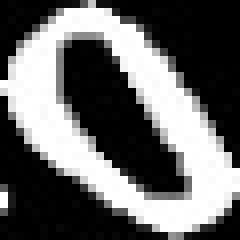
#> input picture label/1537152672896760_0.jpg, 30 x 30 px, given as the content of the folder test, which was not available (shown 8 times larger)
$ python code_auto.py   (older library calls are emulated)
#> lines starting #> are read from the running program, lines starting #| are printed output that depends on the picture; after the words box and inside, x2 and y2 are one past the last pixel; in counts of white or black regions, pixels touching at a corner belong together; pictures that were not available may be replaced by others from this repository, and a replacement may not be noted
#> in test_data, im is the input picture: shape (30, 30, 3); min 0, max 255, mean 103
import glob
import sys
import os
import time
import numpy as np
import cv2

TRAIN_DIR = "./train"
TEST_DIR = "./test"


# convert contours to boxes
# each box is a rectangle consisting of 4 points
# if there is connected characters, split the contour
def get_rect_box(contours):
    ws = []
    valid_contours = []
    for contour in contours:
        x, y, w, h = cv2.boundingRect(contour)
        if w < 7:
            continue
        valid_contours.append(contour)
        ws.append(w)

    w_min = min(ws)
    w_max = max(ws)

    result = []
    if len(valid_contours) == 4:
        for contour in valid_contours:
            x, y, w, h = cv2.boundingRect(contour)
            box = np.int0([[x, y], [x + w, y], [x + w, y + h], [x, y + h]])
            result.append(box)
    elif len(valid_contours) == 3:
        for contour in valid_contours:
            x, y, w, h = cv2.boundingRect(contour)
            if w == w_max:
                box_left = np.int0([[x, y], [x + w / 2, y], [x + w / 2, y + h], [x, y + h]])
                box_right = np.int0([[x + w / 2, y], [x + w, y], [x + w, y + h], [x + w / 2, y + h]])
                result.append(box_left)
                result.append(box_right)
            else:
                box = np.int0([[x, y], [x + w, y], [x + w, y + h], [x, y + h]])
                result.append(box)
    elif len(valid_contours) == 2:
        for contour in valid_contours:
            x, y, w, h = cv2.boundingRect(contour)
            if w == w_max and w_max >= w_min * 2:
                box_left = np.int0([[x, y], [x + w / 3, y], [x + w / 3, y + h], [x, y + h]])
                box_mid = np.int0([[x + w / 3, y], [x + w * 2 / 3, y], [x + w * 2 / 3, y + h], [x + w / 3, y + h]])
                box_right = np.int0([[x + w * 2 / 3, y], [x + w, y], [x + w, y + h], [x + w * 2 / 3, y + h]])
                result.append(box_left)
                result.append(box_mid)
                result.append(box_right)
            elif w_max < w_min * 2:
                box_left = np.int0([[x, y], [x + w / 2, y], [x + w / 2, y + h], [x, y + h]])
                box_right = np.int0([[x + w / 2, y], [x + w, y], [x + w, y + h], [x + w / 2, y + h]])
                result.append(box_left)
                result.append(box_right)
            else:
                box = np.int0([[x, y], [x + w, y], [x + w, y + h], [x, y + h]])
                result.append(box)
    elif len(valid_contours) == 1:
        contour = valid_contours[0]
        x, y, w, h = cv2.boundingRect(contour)
        box0 = np.int0([[x, y], [x + w / 4, y], [x + w / 4, y + h], [x, y + h]])
        box1 = np.int0([[x + w / 4, y], [x + w * 2 / 4, y], [x + w * 2 / 4, y + h], [x + w / 4, y + h]])
        box2 = np.int0([[x + w * 2 / 4, y], [x + w * 3 / 4, y], [x + w * 3 / 4, y + h], [x + w * 2 / 4, y + h]])
        box3 = np.int0([[x + w * 3 / 4, y], [x + w, y], [x + w, y + h], [x + w * 3 / 4, y + h]])
        result.extend([box0, box1, box2, box3])
    elif len(valid_contours) > 4:
        for contour in valid_contours:
            x, y, w, h = cv2.boundingRect(contour)
            box = np.int0([[x, y], [x + w, y], [x + w, y + h], [x, y + h]])
            result.append(box)
    result = sorted(result, key=lambda x: x[0][0])
    return result


# process image including denoise, thresholding
def process_im(im):
    rows, cols, ch = im.shape
#> rows = 30; cols = 30; ch = 3
    im_gray = cv2.cvtColor(im, cv2.COLOR_BGR2GRAY)
    ret, im_inv = cv2.threshold(im_gray, 50, 255, cv2.THRESH_BINARY_INV)
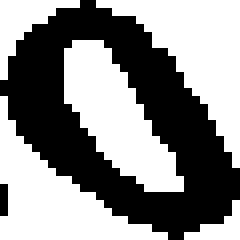
#> im_inv: shape (30, 30) (shown 8 times larger); 54.3% white; 2 black regions (1 under 20 px), largest, box (x1, y1, x2, y2) and area: (0, 0, 30, 30) 407
    kernel = 1 / 16 * np.array([[1, 2, 1], [2, 4, 2], [1, 2, 1]])
    im_blur = cv2.filter2D(im_inv, -1, kernel)
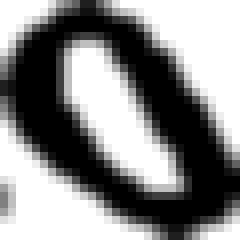
#> im_blur: shape (30, 30) (shown 8 times larger); min 0, max 255, mean 137.5
    ret, im_res = cv2.threshold(im_blur, 50, 255, cv2.THRESH_BINARY)
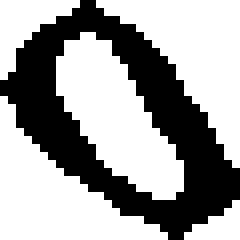
#> im_res: shape (30, 30) (shown 8 times larger); 62.9% white; 1 black region
    return im_res


# split captcha code into single characters
# [74 lines left out: functions split_code, split_all, label_data, analyze_label, not called in this run]


# load all data in training set
def load_data():
    filenames = os.listdir("label")
    samples = np.empty((0, 900))
    labels = []
    for filename in filenames:
        filepath = os.path.join("label", filename)
        label = filename.split(".")[0].split("_")[-1]
        labels.append(label)
        im = cv2.imread(filepath, cv2.IMREAD_GRAYSCALE)
        sample = im.reshape((1, 900)).astype(np.float32)
        samples = np.append(samples, sample, 0)
    samples = samples.astype(np.float32)
    unique_labels = list(set(labels))
    unique_ids = list(range(len(unique_labels)))
    label_id_map = dict(zip(unique_labels, unique_ids))
    id_label_map = dict(zip(unique_ids, unique_labels))
    label_ids = list(map(lambda x: label_id_map[x], labels))
    label_ids = np.array(label_ids).reshape((-1, 1)).astype(np.float32)
    return [samples, label_ids, id_label_map]


# identify captcha image
def get_code(im):
    [samples, label_ids, id_label_map] = load_data()
    model = cv2.ml.KNearest_create()
    model.train(samples, cv2.ml.ROW_SAMPLE, label_ids)

    im_res = process_im(im)
    im2, contours, hierarchy = cv2.findContours(im_res, cv2.RETR_EXTERNAL, cv2.CHAIN_APPROX_SIMPLE)
#> contours = 5 contours, 1 with area under 20; largest, box (x1, y1, x2, y2) and area: (7, 4, 23, 25) 150, (12, 0, 30, 21) 134, (0, 12, 21, 30) 132, (0, 0, 10, 10) 30

    boxes = get_rect_box(contours)
#> the loop in get_rect_box, `for contour in contours:` made 5 passes
#> (x, y, w, h) on passes 1 to 5: (23, 25, 7, 5), (0, 12, 21, 18), (7, 4, 16, 21), (12, 0, 18, 21), (0, 0, 10, 10)
#> after the loop in get_rect_box, `for contour in contours:`: valid_contours has the same summary as contours in get_code; ws = [7, 21, 16, 18, 10]
#> in get_rect_box, `w_min = min(ws)`: w_min = 7
#> in get_rect_box, `w_max = max(ws)`: w_max = 21
#> the loop in get_rect_box, `for contour in valid_contours:` made 5 passes
#> (x, y, w, h, box) on passes 1 to 5: (23, 25, 7, 5, [[23, 25], [30, 25], [30, 30], [23, 30]]), (0, 12, 21, 18, [[0, 12], [21, 12], [21, 30], [0, 30]]), (7, 4, 16, 21, [[7, 4], [23, 4], [23, 25], [7, 25]]), (12, 0, 18, 21, [[12, 0], [30, 0], [30, 21], [12, 21]]), (0, 0, 10, 10, [[0, 0], [10, 0], [10, 10], [0, 10]])
#> after the loop in get_rect_box, `for contour in valid_contours:`: result = [[[23, 25], [30, 25], [30, 30], [23, 30]], [[0, 12], [21, 12], [21, 30], [0, 30]], [[7, 4], [23, 4], [23, 25], [7, 25]], [[12, 0], [30, 0], [30, 21], [12, 21]], [[0, 0], [10, 0], [10, 10], [0, 10]]]
#> in get_rect_box, `result = sorted(result, key=lambda x: x[0][0])`: result = [[[0, 12], [21, 12], [21, 30], [0, 30]], [[0, 0], [10, 0], [10, 10], [0, 10]], [[7, 4], [23, 4], [23, 25], [7, 25]], [[12, 0], [30, 0], [30, 21], [12, 21]], [[23, 25], [30, 25], [30, 30], [23, 30]]]
#> boxes has the same summary as result in get_rect_box
    if len(boxes) != 4:
        print("cannot get code")

    result = []
    for box in boxes:
        roi = im_res[box[0][1]:box[3][1], box[0][0]:box[1][0]]
        roistd = cv2.resize(roi, (30, 30))
        sample = roistd.reshape((1, 900)).astype(np.float32)
        ret, results, neighbours, distances = model.findNearest(sample, k=3)
        label_id = int(results[0, 0])
        label = id_label_map[label_id]
        result.append(label)
#> this loop made 5 passes
#> (box, neighbours, distances) on passes 1 to 5: ([[0, 12], [21, 12], [21, 30], [0, 30]], [[0, 0, 0]], [[25472728, 25472728, 25472728]]), ([[0, 0], [10, 0], [10, 10], [0, 10]], [[0, 0, 0]], [[23363996, 23363996, 23363996]]), ([[7, 4], [23, 4], [23, 25], [7, 25]], [[1, 0, 0]], [[17910526, 21293932, 21293932]]), ([[12, 0], [30, 0], [30, 21], [12, 21]], [[0, 0, 0]], [[27645838, 27645838, 27645838]]), ([[23, 25], [30, 25], [30, 30], [23, 30]], [[1, 0, 0]], [[25653472, 27510924, 27510924]])
#> pass 1, in get_code, `roistd = cv2.resize(roi, (30, 30))`:
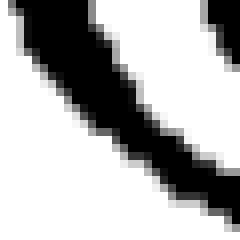
#> roistd: shape (30, 30) (shown 8 times larger); min 0, max 255, mean 178.6
#> pass 2, in get_code, `roistd = cv2.resize(roi, (30, 30))`:
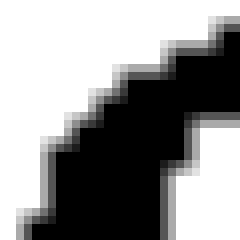
#> roistd: shape (30, 30) (shown 8 times larger); min 0, max 255, mean 147.9
#> pass 3, in get_code, `roistd = cv2.resize(roi, (30, 30))`:
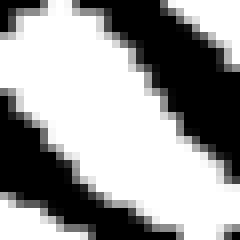
#> roistd: shape (30, 30) (shown 8 times larger); min 0, max 255, mean 154.6
    return result


# identify captcha image in test set
def test_data():
    test_files = os.listdir("test")
    total = 0
    correct = 0
    for filename in test_files:
        filepath = os.path.join("test", filename)
        im = cv2.imread(filepath)
        preds = get_code(im)
        chars = filename.split(".")[0]
        print(chars, preds)
        for i in range(len(chars)):
            if chars[i] == preds[i]:
                correct += 1
            total += 1
    print(correct / total)


if __name__ == "__main__":
    #1.
    #split_all()
    #2.
    #label_data()
    #3.
#> (the run stopped early here; a loop or call above may not have finished)

$ run again, on label/1537152963072405_3.jpg
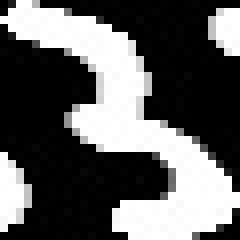
#> input picture label/1537152963072405_3.jpg, 30 x 30 px, given as the content of the folder test, which was not available (shown 8 times larger)
#> in test_data, im is the input picture: shape (30, 30, 3); min 0, max 255, mean 95.4
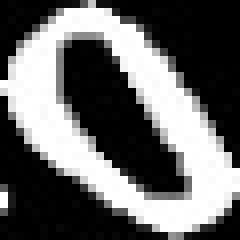
#> input picture label/1537152672896760_0.jpg, 30 x 30 px (shown 8 times larger)
#> in load_data, im is the input picture: shape (30, 30); min 0, max 255, mean 103
#> im_inv: shape (30, 30); 60.9% white; 3 black regions, box (x1, y1, x2, y2) and area: (0, 0, 30, 30) 304, (0, 19, 4, 29) 28, (26, 1, 30, 7) 20
#> im_res: shape (30, 30); 69.2% white; 3 black regions (1 under 20 px)
#> contours = 3 contours, 1 with area under 20; largest, box (x1, y1, x2, y2) and area: (0, 0, 22, 30) 306, (5, 0, 30, 24) 216
#> the loop in get_rect_box, `for contour in contours:` made 3 passes
#> (x, y, w, h) on passes 1 to 3: (25, 26, 5, 4), (5, 0, 25, 24), (0, 0, 22, 30)
#> after the loop in get_rect_box, `for contour in contours:`: valid_contours = 2 contours; box (x1, y1, x2, y2) and area: (0, 0, 22, 30) 306, (5, 0, 30, 24) 216; ws = [25, 22]
#> w_min = 22
#> w_max = 25
#> the loop in get_rect_box, `for contour in valid_contours:` made 2 passes
#> (x, y, w, h, box_left, box_right) on passes 1 to 2: (5, 0, 25, 24, [[5, 0], [17, 0], [17, 24], [5, 24]], [[17, 0], [30, 0], [30, 24], [17, 24]]), (0, 0, 22, 30, [[0, 0], [11, 0], [11, 30], [0, 30]], [[11, 0], [22, 0], [22, 30], [11, 30]])
#> after the loop in get_rect_box, `for contour in valid_contours:`: result = [[[5, 0], [17, 0], [17, 24], [5, 24]], [[17, 0], [30, 0], [30, 24], [17, 24]], [[0, 0], [11, 0], [11, 30], [0, 30]], [[11, 0], [22, 0], [22, 30], [11, 30]]]
#> in get_rect_box, `result = sorted(result, key=lambda x: x[0][0])`: result = [[[0, 0], [11, 0], [11, 30], [0, 30]], [[5, 0], [17, 0], [17, 24], [5, 24]], [[11, 0], [22, 0], [22, 30], [11, 30]], [[17, 0], [30, 0], [30, 24], [17, 24]]]
#> boxes has the same summary as result in get_rect_box
#> the loop in get_code, `for box in boxes:` made 4 passes
#> (box, neighbours, distances) on passes 1 to 4: ([[0, 0], [11, 0], [11, 30], [0, 30]], [[1, 0, 0]], [[23914404, 26601528, 26601528]]), ([[5, 0], [17, 0], [17, 24], [5, 24]], [[1, 2, 0]], [[23663208, 28289492, 29699052]]), ([[11, 0], [22, 0], [22, 30], [11, 30]], [[0, 0, 0]], [[30787052, 30787052, 30787052]]), ([[17, 0], [30, 0], [30, 24], [17, 24]], [[1, 0, 0]], [[25195558, 27501038, 27501038]])
#> pass 3, in get_code, `roistd = cv2.resize(roi, (30, 30))`:
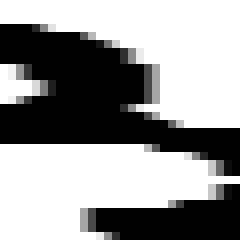
#> roistd: shape (30, 30) (shown 8 times larger); min 0, max 255, mean 151.5

$ run again, on label/1537152963103654_8.jpg
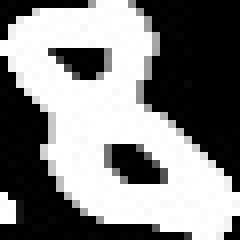
#> input picture label/1537152963103654_8.jpg, 30 x 30 px, given as the content of the folder test, which was not available (shown 8 times larger)
#> in test_data, im is the input picture: shape (30, 30, 3); min 0, max 255, mean 130.2
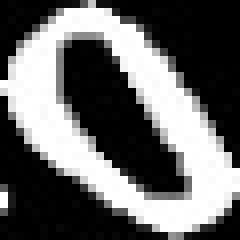
#> input picture label/1537152672896760_0.jpg, 30 x 30 px (shown 8 times larger)
#> in load_data, im is the input picture: shape (30, 30); min 0, max 255, mean 103
#> im_inv: shape (30, 30); 46.2% white; 6 white regions (3 under 20 px), largest, box (x1, y1, x2, y2) and area: (17, 0, 30, 24) 203, (0, 7, 23, 30) 152, (14, 18, 20, 23) 21
#> im_res: shape (30, 30); 54.3% white; 2 black regions (1 under 20 px)
#> contours = 6 contours, 3 with area under 20; largest, box (x1, y1, x2, y2) and area: (17, 0, 30, 24) 190, (0, 7, 23, 30) 142, (13, 17, 20, 24) 22
#> the loop in get_rect_box, `for contour in contours:` made 6 passes
#> (x, y, w, h) on passes 2 to 6: (13, 17, 7, 7), (0, 7, 23, 23), (7, 5, 7, 5), (17, 0, 13, 24), (0, 0, 11, 5)
#> after the loop in get_rect_box, `for contour in contours:`: valid_contours = 5 contours, 2 with area under 20; largest, box (x1, y1, x2, y2) and area: (17, 0, 30, 24) 190, (0, 7, 23, 30) 142, (13, 17, 20, 24) 22; ws = [7, 23, 7, 13, 11]
#> w_min = 7
#> w_max = 23
#> the loop in get_rect_box, `for contour in valid_contours:` made 5 passes
#> (x, y, w, h, box) on passes 1 to 5: (13, 17, 7, 7, [[13, 17], [20, 17], [20, 24], [13, 24]]), (0, 7, 23, 23, [[0, 7], [23, 7], [23, 30], [0, 30]]), (7, 5, 7, 5, [[7, 5], [14, 5], [14, 10], [7, 10]]), (17, 0, 13, 24, [[17, 0], [30, 0], [30, 24], [17, 24]]), (0, 0, 11, 5, [[0, 0], [11, 0], [11, 5], [0, 5]])
#> after the loop in get_rect_box, `for contour in valid_contours:`: result = [[[13, 17], [20, 17], [20, 24], [13, 24]], [[0, 7], [23, 7], [23, 30], [0, 30]], [[7, 5], [14, 5], [14, 10], [7, 10]], [[17, 0], [30, 0], [30, 24], [17, 24]], [[0, 0], [11, 0], [11, 5], [0, 5]]]
#> in get_rect_box, `result = sorted(result, key=lambda x: x[0][0])`: result = [[[0, 7], [23, 7], [23, 30], [0, 30]], [[0, 0], [11, 0], [11, 5], [0, 5]], [[7, 5], [14, 5], [14, 10], [7, 10]], [[13, 17], [20, 17], [20, 24], [13, 24]], [[17, 0], [30, 0], [30, 24], [17, 24]]]
#> boxes has the same summary as result in get_rect_box
#> the loop in get_code, `for box in boxes:` made 5 passes
#> (box, ret, results, neighbours, distances, label_id) on passes 1 to 4: ([[0, 7], [23, 7], [23, 30], [0, 30]], 0, [0], [[0, 0, 0]], [[27818544, 27818544, 27818544]], 0), ([[0, 0], [11, 0], [11, 5], [0, 5]], 0, [0], [[0, 0, 0]], [[25640508, 25640508, 25640508]], 0), ([[7, 5], [14, 5], [14, 10], [7, 10]], 0, [0], [[1, 0, 0]], [[16446920, 19889214, 19889214]], 0), ([[13, 17], [20, 17], [20, 24], [13, 24]], 0, [0], [[0, 0, 0]], [[13999120, 13999120, 13999120]], 0)
#> pass 3, in get_code, `roistd = cv2.resize(roi, (30, 30))`:
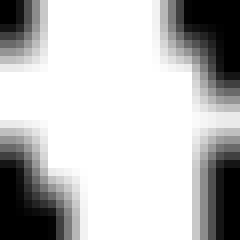
#> roistd: shape (30, 30) (shown 8 times larger); min 0, max 255, mean 189.5

$ run again, on label/1537152989826361_2.jpg
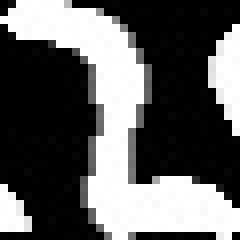
#> input picture label/1537152989826361_2.jpg, 30 x 30 px, given as the content of the folder test, which was not available (shown 8 times larger)
#> in test_data, im is the input picture: shape (30, 30, 3); min 0, max 255, mean 95.7
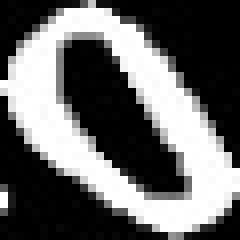
#> input picture label/1537152672896760_0.jpg, 30 x 30 px (shown 8 times larger)
#> in load_data, im is the input picture: shape (30, 30); min 0, max 255, mean 103
#> im_inv: shape (30, 30); 59.2% white; 3 black regions (1 under 20 px), largest, box (x1, y1, x2, y2) and area: (0, 0, 30, 30) 313, (26, 3, 30, 17) 37
#> im_res: shape (30, 30); 68.2% white; 3 black regions (1 under 20 px)
#> contours = 4 contours, 2 with area under 20; largest, box (x1, y1, x2, y2) and area: (9, 0, 30, 26) 260, (0, 0, 13, 30) 253
#> the loop in get_rect_box, `for contour in contours:` made 4 passes
#> (x, y, w, h) on passes 1, 3, 4: (29, 29, 1, 1), (9, 0, 21, 26), (0, 0, 13, 30)
#> after the loop in get_rect_box, `for contour in contours:`: valid_contours = 3 contours, 1 with area under 20; largest, box (x1, y1, x2, y2) and area: (9, 0, 30, 26) 260, (0, 0, 13, 30) 253; ws = [10, 21, 13]
#> w_min = 10
#> w_max = 21
#> the loop in get_rect_box, `for contour in valid_contours:` made 3 passes
#> (contour, x, y, w, h, box) on pass 1: ([[18, 28], [17, 29], [26, 29], [25, 28]], 17, 28, 10, 2, [[17, 28], [27, 28], [27, 30], [17, 30]])
#> after the loop in get_rect_box, `for contour in valid_contours:`: result = [[[17, 28], [27, 28], [27, 30], [17, 30]], [[9, 0], [19, 0], [19, 26], [9, 26]], [[19, 0], [30, 0], [30, 26], [19, 26]], [[0, 0], [13, 0], [13, 30], [0, 30]]]
#> in get_rect_box, `result = sorted(result, key=lambda x: x[0][0])`: result = [[[0, 0], [13, 0], [13, 30], [0, 30]], [[9, 0], [19, 0], [19, 26], [9, 26]], [[17, 28], [27, 28], [27, 30], [17, 30]], [[19, 0], [30, 0], [30, 26], [19, 26]]]
#> boxes has the same summary as result in get_rect_box
#> the loop in get_code, `for box in boxes:` made 4 passes
#> (box, neighbours, distances) on passes 1 to 4: ([[0, 0], [13, 0], [13, 30], [0, 30]], [[1, 0, 0]], [[24963804, 27256716, 27256716]]), ([[9, 0], [19, 0], [19, 26], [9, 26]], [[0, 0, 0]], [[25889404, 25889404, 25889404]]), ([[17, 28], [27, 28], [27, 30], [17, 30]], [[1, 0, 0]], [[22196356, 27471332, 27471332]]), ([[19, 0], [30, 0], [30, 26], [19, 26]], [[1, 0, 0]], [[18570562, 24485812, 24485812]])
#> pass 3, in get_code, `roistd = cv2.resize(roi, (30, 30))`:
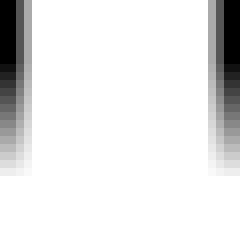
#> roistd: shape (30, 30) (shown 8 times larger); min 0, max 255, mean 229.5
